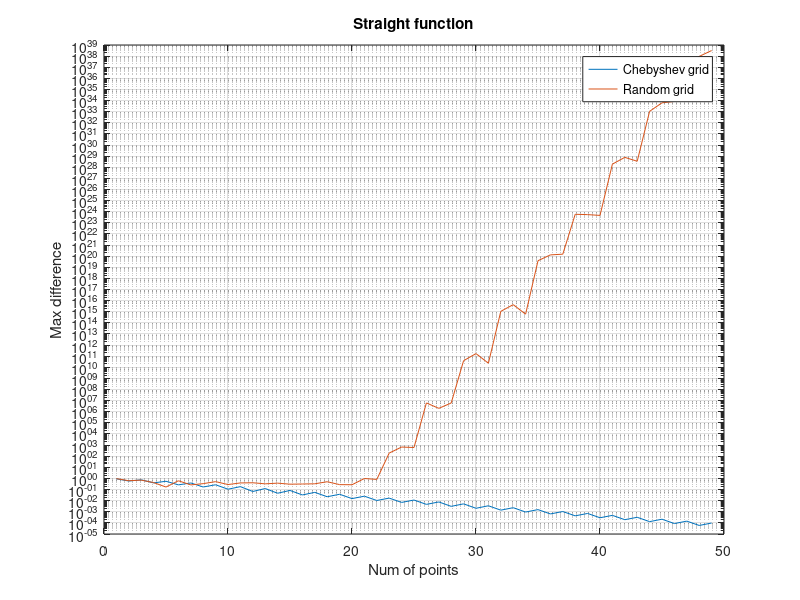
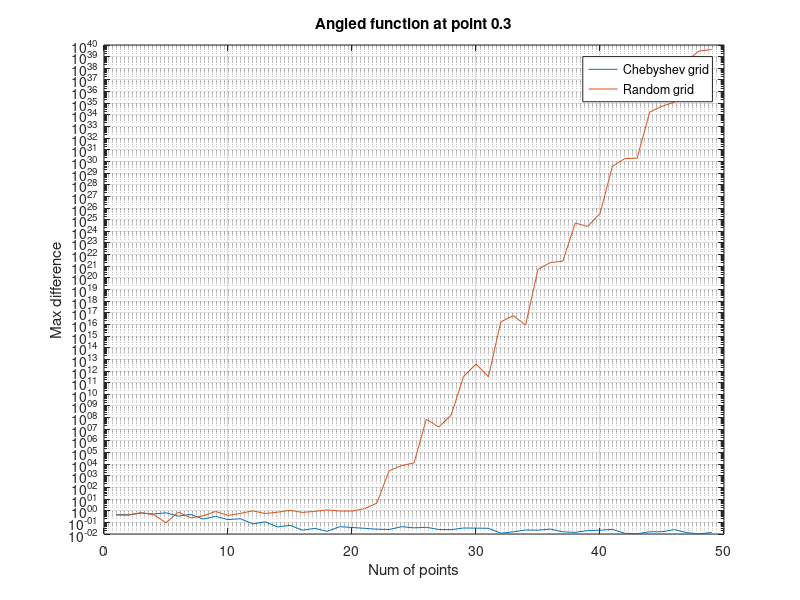
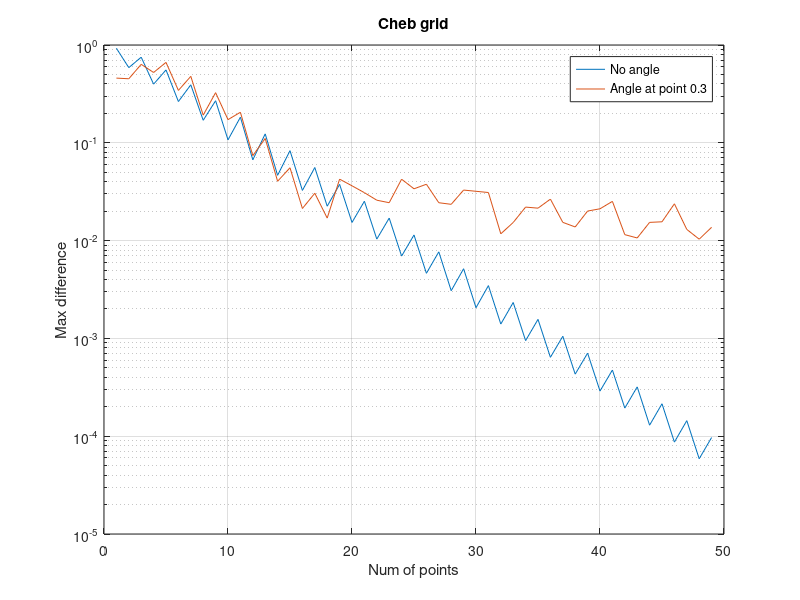
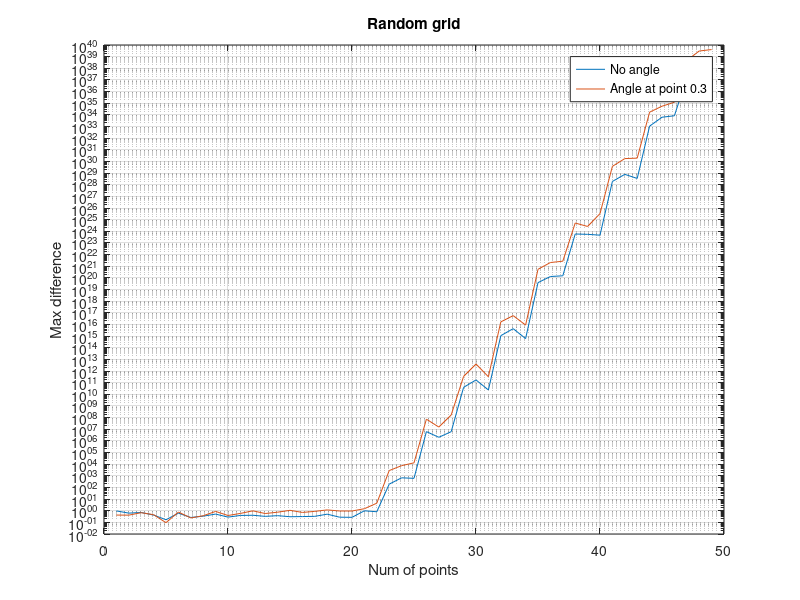

These charts were generated, in order, by the following MATLAB code:
%Straight on chebyshev and random grid
A = load('output1.txt');
pnts = A(:, 1);
mstk = A(:, 2);
semilogy(pnts, mstk)
grid on
hold on
A = load('output3.txt');
pnts = A(:, 1);
mstk = A(:, 2);
semilogy(pnts, mstk)
xlabel('Num of points')
ylabel('Max difference')
title('Straight function')
legend('Chebyshev grid', 'Random grid')

%Angled on chebyshev and random grid
figure
A = load('output2.txt');
pnts = A(:, 1);
mstk = A(:, 2);
semilogy(pnts, mstk)
grid on
hold on
A = load('output4.txt');
pnts = A(:, 1);
mstk = A(:, 2);
semilogy(pnts, mstk)
xlabel('Num of points')
ylabel('Max difference')
title('Angled function at point 0.3')
legend('Chebyshev grid', 'Random grid')

%Straight and angled on chebyshev grid
figure
A = load('output1.txt');
pnts = A(:, 1);
mstk = A(:, 2);
semilogy(pnts, mstk)
grid on
hold on
A = load('output2.txt');
pnts = A(:, 1);
mstk = A(:, 2);
semilogy(pnts, mstk)
xlabel('Num of points')
ylabel('Max difference')
title('Cheb grid')
legend('No angle', 'Angle at point 0.3')

%Straight and angled on random grid
figure
A = load('output3.txt');
pnts = A(:, 1);
mstk = A(:, 2);
semilogy(pnts, mstk)
grid on
hold on
A = load('output4.txt');
pnts = A(:, 1);
mstk = A(:, 2);
semilogy(pnts, mstk)
xlabel('Num of points')
ylabel('Max difference')
title('Random grid')
legend('No angle', 'Angle at point 0.3')